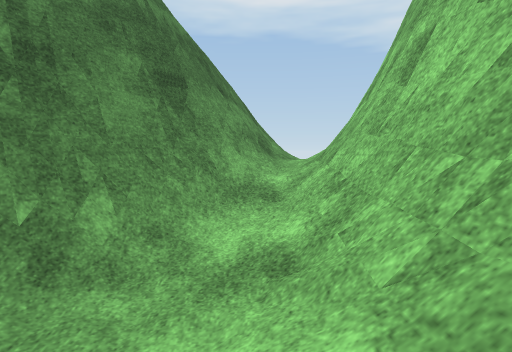
View 1 (above)

14 first-person views from a walk through a Unity game level. The camera is 1.3 m above the floor, tilts 4° down and sees 75° across. The floor is counted in squares, 1 m on a side. Each view is taken from the middle of a square. On the plan, view 1 faces up. The plan holds only what a view shows up to about 14 squares ahead; the rest is blank. The place goes on beyond the plan. The player character is not drawn. Some surface patterns are stand-ins.

View 2
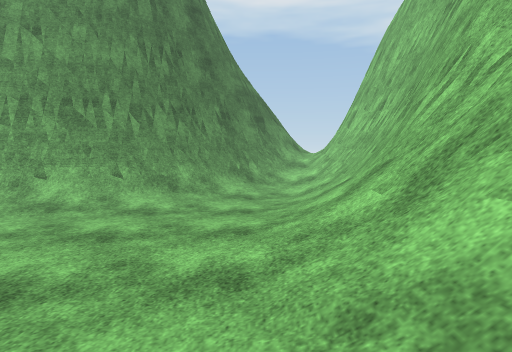

View 3
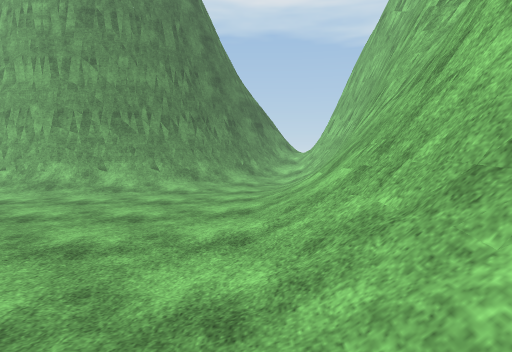

View 4
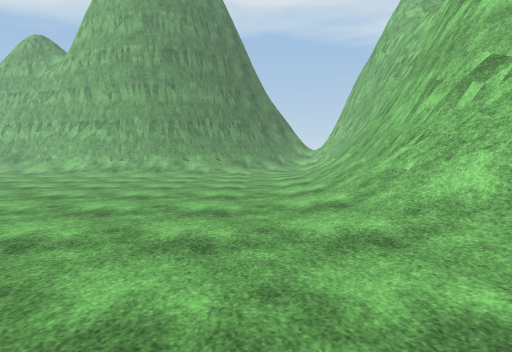

View 5
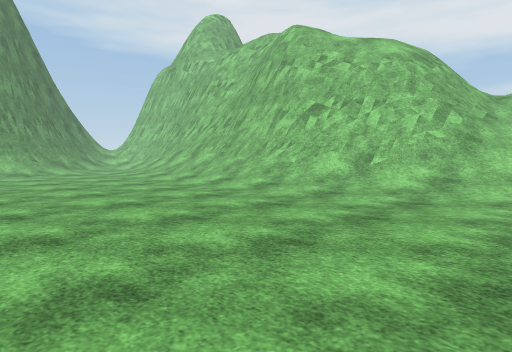

View 6
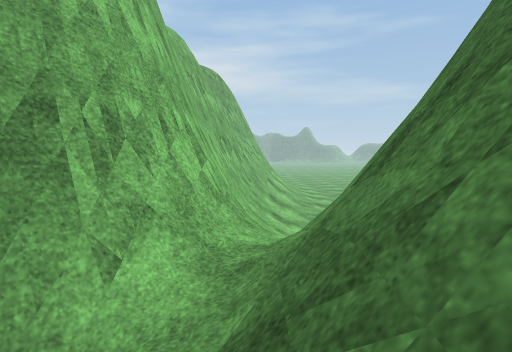

View 7
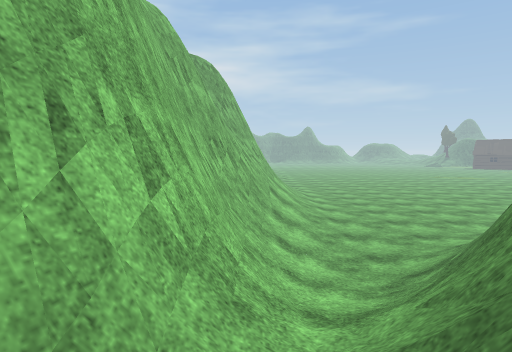

View 8
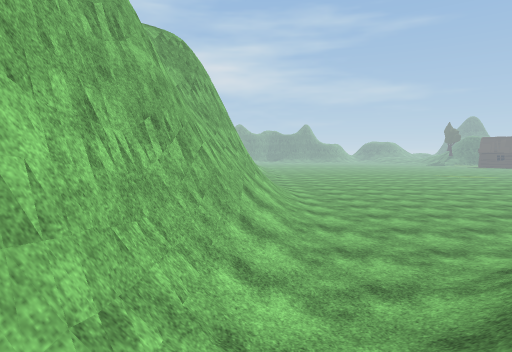

View 9
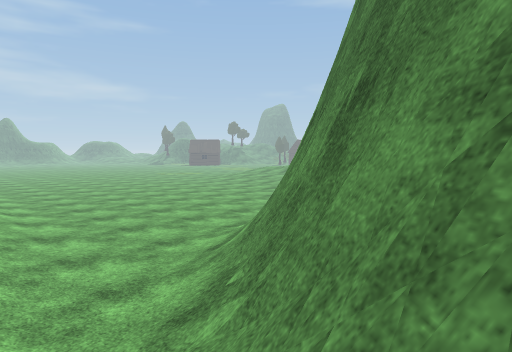

View 10
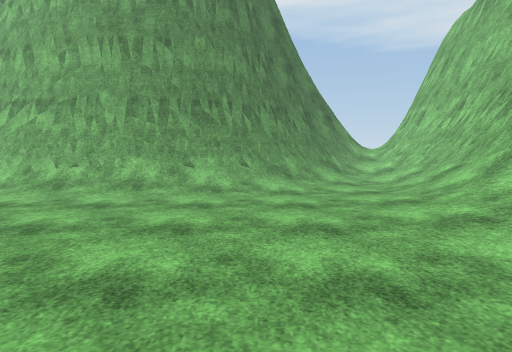

View 11
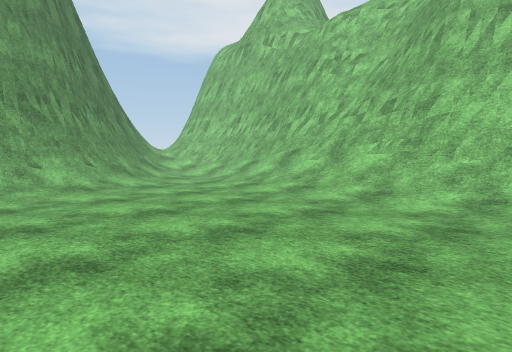

View 12
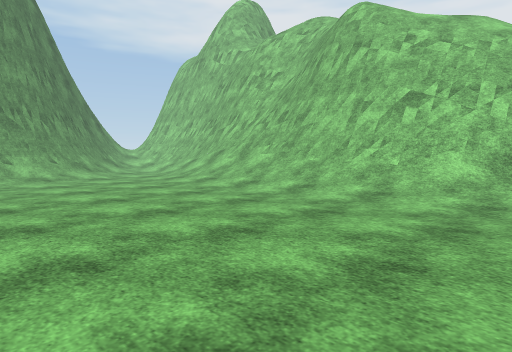

View 13
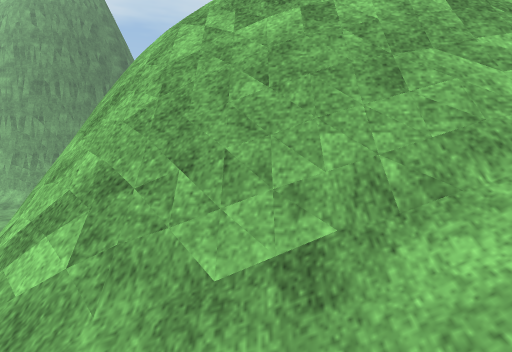

View 14
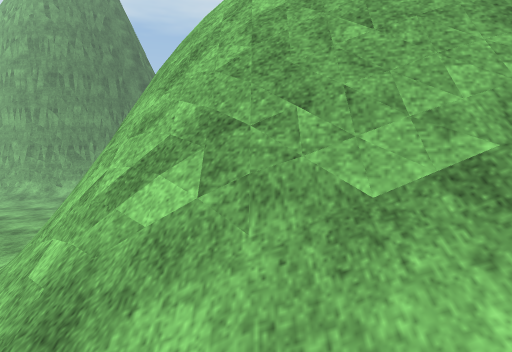

### Floor plan
Key: @ floor where view 1 was taken; # wall or solid block; . main floor; : floor 0.25 m higher than the main floor; + floor 0.5 m higher than the main floor; / step, stairs or slope; = window, fence, low wall or low ledge.
Columns run from 11 left of view 1 to 8 right of it. Each row starts with its distance up from view 1.
 13             /
 12            #=
 11           ##=//
 10           ##//=#
  9           #=/=##
  8          ###/##
  7          #=//##
  6         ##=/=#
  5        ##=//=#
  4       ###/+/=#
  3      ###//:/=#
  2     ###//::/=#
  1 #####=//:::/=#
  0 ##===/::..:@=#
 -1 /////::..://=#
 -2 ::::.....://##
 -3 ........:://##
 -4 ........:://#
 -5 ........:://#
 -6 ........::/##
 -7 ........::/=#
 -8 ........://##
 -9 ........://##
-10 ........://#
-11 ........://#
-12 ........://#
-13 ........://##
-14 ........::/##
-15 ........::/=##
-16  .......:://##
-17  ........://=######=
-18 .........:://==###=/
-19 ..........:////////
-20  .........:///////
-21   ........::   //
-22 .  ..

Where each view was taken, in squares from view 1:
view 1: 0 up, 0 right, facing up
view 2: 10 down, 2 left, facing up
view 3: 14 down, 2 left, facing up
view 4: 21 down, 4 left, facing up
view 5: 22 down, 11 left, facing up-right
view 6: 13 up, 1 right, facing down
view 7: 10 up, 1 right, facing down
view 8: 7 up, 0 right, facing down
view 9: 7 up, 0 right, facing down-left
view 10: 12 down, 6 left, facing up
view 11: 13 down, 11 left, facing up-right
view 12: 18 down, 11 left, facing up-right
view 13: 21 down, 5 right, facing up
view 14: 21 down, 4 right, facing up
